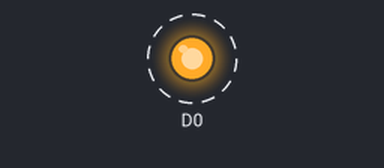
Bench run of a sketch on a simulated ESP8266 (NodeMCU). On the bench: output pins drawn as LEDs (lit = HIGH). Dashed ring = blinking. What the sketch prints to the serial monitor is not drawn.

Above: at 0.5 s.
Timing chart, 0 to 4.6 s (numbered marks = the images above):
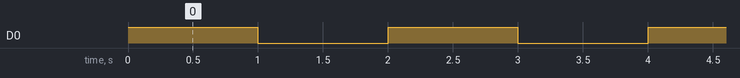

Measured:
- by itself, D0: alternates HIGH for 1.0 s and LOW for 1.0 s

The sketch:

3.2-LED_Blink.ino
```cpp
void setup() {
  Serial.begin(9600);
  pinMode(D0,OUTPUT);
}

void loop() {
  digitalWrite(D0,HIGH);
  Serial.println("HIGH");
  delay(1000);
  digitalWrite(D0,LOW);
  Serial.println("LOW");
  delay(1000);
}
```
